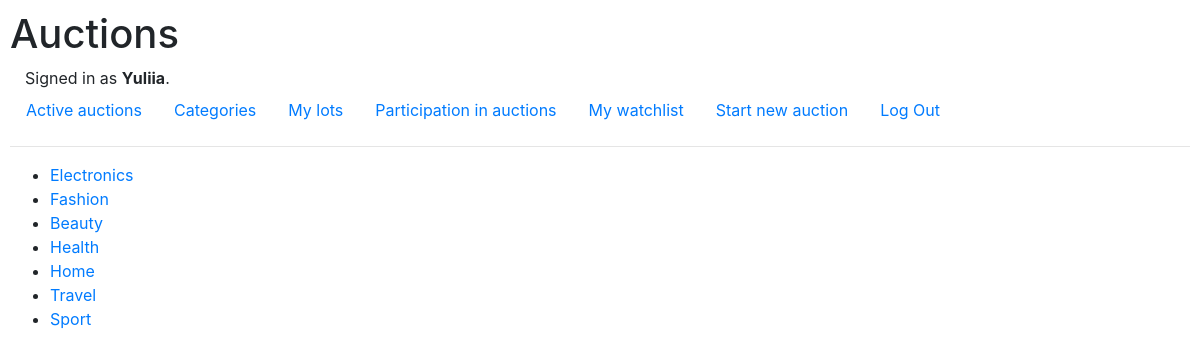
Page /categories (signed in) on the committed database.
### auctions/models.py (models this page shows, shortened)
class User(AbstractUser):
    pass

class Category(models.Model):
    name = models.CharField(max_length=64, blank=True)

### auctions/views.py (the view)
# urls.py: path("categories", views.categories, name="categories"),
def categories(request):
    c = Category.objects.all()
    return render(request, "auctions/categories.html", {
        "categories": c
    })

### auctions/templates/auctions/categories.html
{% extends "auctions/layout.html" %}
{% block body %}
{% if categories %}
<ul>
  {% for category in categories %}
  <li>
    <a href="{% url 'category_auctions' category.id %}">{{ category.name }}</a>
  </li>
  {% endfor %}
</ul>
{% else %}
<h4 class="text-muted">List is empty</h4>
{% endif %}
{% endblock %}

### auctions/templates/auctions/layout.html (shortened to what this page needs)
{% load static %}
<!DOCTYPE html>
<html lang="en">
    <head>
        <link rel="stylesheet" href="https://stackpath.bootstrapcdn.com/bootstrap/4.4.1/css/bootstrap.min.css">
        <link href="{% static 'auctions/styles.css' %}" rel="stylesheet">
    </head>
    <body>
        <h1>Auctions</h1>
        <div style="margin-left: 15px">
            {% if user.is_authenticated %}
                Signed in as <strong>{{ user.username }}</strong>.
            {% else %}
                Not signed in.
            {% endif %}
        </div>
        <ul class="nav">
            <li class="nav-item">
                <a class="nav-link" href="{% url 'index' %}">Active auctions</a>
            </li>
            <li class="nav-item">
                <a class="nav-link" href="{% url 'categories' %}">Categories</a>
            </li>
            {% if user.is_authenticated %}
                <li class="nav-item">
                    <a class="nav-link" href="{% url 'my_lots' %}">My lots</a>
                </li>
                <li class="nav-item">
                    <a class="nav-link" href="{% url 'related_auctions' %}">Participation in auctions</a>
                </li>
                <li class="nav-item">
                    <a class="nav-link" href="{% url 'watchlist' %}">My watchlist</a>
                </li>
                <li class="nav-item">
                    <a class="nav-link" href="{% url 'new' %}">Start new auction</a>
                </li>
                <li class="nav-item">
                    <a class="nav-link" href="{% url 'logout' %}">Log Out</a>
                </li>
            {% endif %}
        </ul>
        <hr>
        {% block body %}
        {% endblock %}
    </body>
</html>

### auctions/static/auctions/styles.css (style rules this page uses)
body { padding: 10px; }

### rows in the picture
User: username "Yuliia"
Category: name "Electronics"
Category: name "Fashion"
Category: name "Beauty"
Category: name "Health"
Category: name "Home"
Category: name "Travel"
Category: name "Sport"
